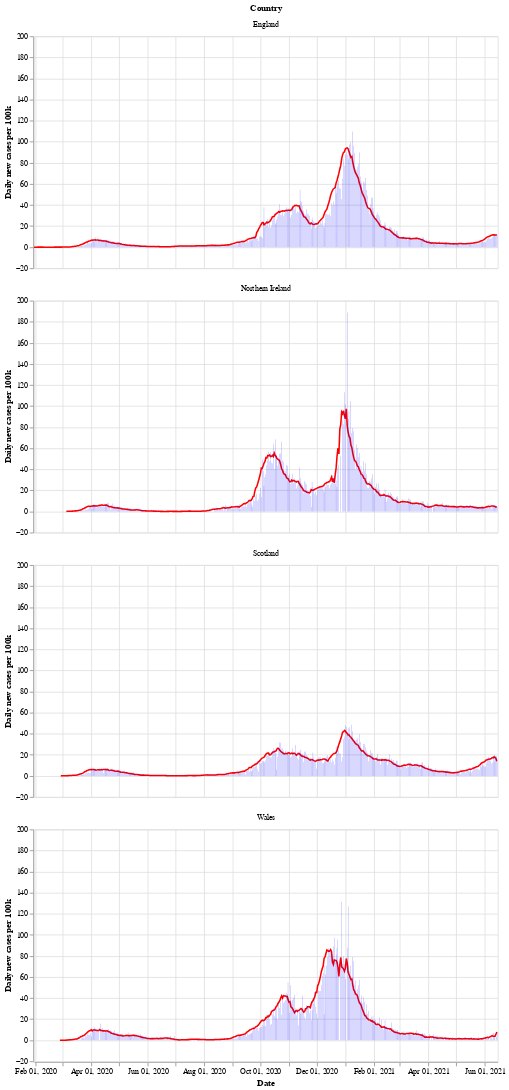

Source (notebook cell):
### Markdown cell above
Next is a bar chart of the number of new cases in each country (per 100k population), with the 7 day moving average of cases. Again we see that Wales saw a longer period of raising and falling cases compared to the other countries.

After a period of cases falling, each nation is now seeing a rise in the number of cases - especially in Wales.

### Code cell
# collapse
bars = alt.Chart(uk_cases).mark_bar().encode(
    x=alt.X("yearmonthdate(date):T", axis=alt.Axis(title='Date')),
    y=alt.Y("newCasesRate:Q", axis=alt.Axis(title='Daily new cases per 100k')),
    tooltip='newCasesRate',
    color=alt.condition(
        alt.datum.dailyChange > 0,
        alt.value("orange"),  # The positive color
        alt.value("blue")  # The negative color
    )
).properties(title='New cases per 100k population with rolling 7 day average', width=600).interactive()
line = alt.Chart(uk_cases).mark_line(
    color='red',
    size=2,
).transform_window(
    rolling_mean='mean(newCasesRate)',
    frame=[0, 7],
    groupby=['areaName']
).encode(
    x='yearmonthdate(date):T',
    y='rolling_mean:Q'
)
alt.layer(line, bars, data=uk_cases).facet(alt.Row('areaName', title='Country'), columns=1)

### Figure 1 — Vega-Lite specification as saved in the notebook (floating-point values rounded to 4 significant figures; data arrays with more than 128 entries replaced by an {"elided": "..."} marker saying what was removed)
{"config": {"view": {"continuousWidth": 400, "continuousHeight": 300}}, "data": {"name": "data-2721ad2b26e9677b4bc8b7f8d6f897d6"}, "facet": {"type": "nominal", "field": "areaName", "title": "Country"}, "spec": {"layer": [{"mark": {"type": "line", "color": "red", "size": 2}, "encoding": {"x": {"type": "temporal", "field": "date", "timeUnit": "yearmonthdate"}, "y": {"type": "quantitative", "field": "rolling_mean"}}, "transform": [{"window": [{"op": "mean", "field": "newCasesRate", "as": "rolling_mean"}], "frame": [0, 7], "groupby": ["areaName"]}]}, {"mark": "bar", "encoding": {"color": {"condition": {"value": "orange", "test": "(datum.dailyChange > 0)"}, "value": "blue"}, "tooltip": {"type": "quantitative", "field": "newCasesRate"}, "x": {"type": "temporal", "axis": {"title": "Date"}, "field": "date", "timeUnit": "yearmonthdate"}, "y": {"type": "quantitative", "axis": {"title": "Daily new cases per 100k"}, "field": "newCasesRate"}}, "selection": {"selector002": {"type": "interval", "bind": "scales", "encodings": ["x", "y"]}}, "title": "New cases per 100k population with rolling 7 day average", "width": 600}]}, "columns": 1, "$schema": "https://vega.github.io/schema/vega-lite/v4.8.1.json", "datasets": {"data-2721ad2b26e9677b4bc8b7f8d6f897d6": {"elided": "1916 records"}}}
